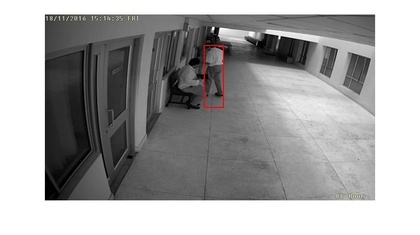
%> input picture CCTV/work1/B6.jpg, 420 x 235 px, shrunk from 814 x 455 before the run
$ octave --eval "main;"   (GNU Octave 9; MATLAB toolbox functions it lacks are replaced by stand-ins)
%> lines starting %> are read from the running program, lines starting %| are printed output that depends on the picture
function main
I=imread('B6.jpg');
%> I is the input picture: size 235x420x3 uint8; mean R, G, B 163.5, 163.1, 163
K=imread('B7.jpg');
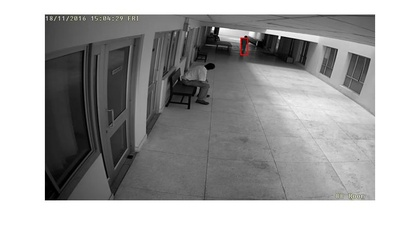
%> input picture CCTV/work1/B7.jpg, 420 x 235 px, shrunk from 814 x 455 before the run
%> K is the input picture: size 235x420x3 uint8; mean R, G, B 164.9, 164.8, 164.7
J=imsubtract(I,K);
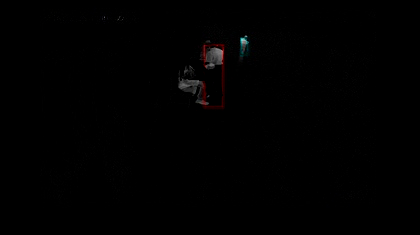
%> J: size 235x420x3 uint8; mean R, G, B 0.9, 0.7, 0.7
%> (the run ends here)
